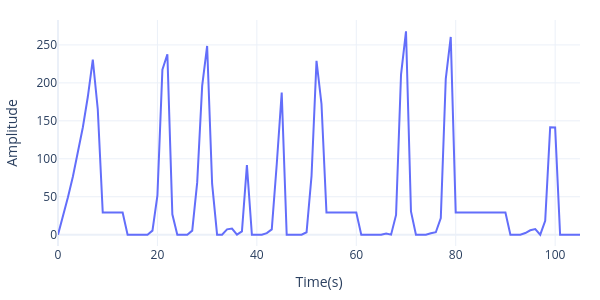

Notebook code for this chart:
### Code cell
time, P_req, I_bat, U_DC, P_bat, P_batL, P_batU, P_fc, dP_fc, SOC = [ems1[col].values for col in ems1.columns]
ys = [I_bat]
xs = [time]*len(ys)
PlotSeriesPLY1(xs,ys, names=['I_bat'], title=None, h=300)
